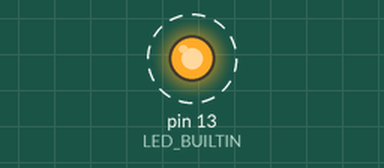
The sketch below on a simulated Arduino Uno, built with avr-gcc and run on an emulated ATmega328P. Parts: output pins drawn as LEDs (lit = HIGH). Dashed ring = blinking.

Above: at 0.2 s.
Timing chart, 0 to 3.0 s (numbered marks = the images above):
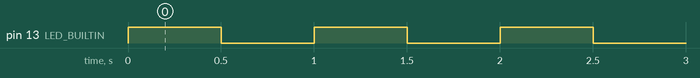

The sketch:

TimeBomb.ino
```cpp
int MAX_BOMB_TIME = 500;
int MIN_BOMB_TIME = 0;
int FACTOR = 20;

// the setup function runs once when you press reset or power the board
void setup() {
  // initialize digital pin LED_BUILTIN as an output.
  pinMode(LED_BUILTIN, OUTPUT);
}

// the loop function runs over and over again forever
void loop() {
  int currentTime = MAX_BOMB_TIME;

  digitalWrite(LED_BUILTIN, HIGH);   // turn the LED on (HIGH is the voltage level)
  delay(currentTime);                // wait for a second
  digitalWrite(LED_BUILTIN, LOW);    // turn the LED off by making the voltage LOW
  delay(currentTime);

  if (currentTime <= MAX_BOMB_TIME) {
    currentTime = currentTime + FACTOR;
  } else if (currentTime >= MIN_BOMB_TIME) {
    currentTime = currentTime - FACTOR;
  }
}
```

Measured:
- by itself, pin 13 (LED_BUILTIN): alternates HIGH for 0.50 s and LOW for 0.50 s
